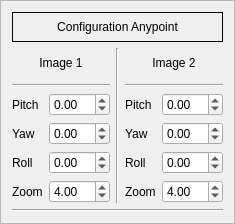
                <widget class="QFrame" name="frame_config_anypoint">
                 <property name="frameShape">
                  <enum>QFrame::StyledPanel</enum>
                 </property>
                 <property name="frameShadow">
                  <enum>QFrame::Raised</enum>
                 </property>
                 <layout class="QVBoxLayout" name="verticalLayout_21">
                  <item>
                   <widget class="QLabel" name="label_configuration">
                    <property name="minimumSize">
                     <size>
                      <width>0</width>
                      <height>30</height>
                     </size>
                    </property>
                    <property name="frameShape">
                     <enum>QFrame::Box</enum>
                    </property>
                    <property name="text">
                     <string>Configuration Anypoint</string>
                    </property>
                    <property name="alignment">
                     <set>Qt::AlignCenter</set>
                    </property>
                   </widget>
                  </item>
                  <item>
                   <layout class="QHBoxLayout" name="horizontalLayout_16">
                    <item>
                     <layout class="QGridLayout" name="gridLayout_3">
                      <item row="3" column="1">
                       <widget class="QDoubleSpinBox" name="doubleSpinBox_yaw_image1">
                        <property name="minimum">
                         <double>-90.000000000000000</double>
                        </property>
                       </widget>
                      </item>
                      <item row="0" column="0" colspan="2">
                       <widget class="QLabel" name="label_6">
                        <property name="minimumSize">
                         <size>
                          <width>0</width>
                          <height>30</height>
                         </size>
                        </property>
                        <property name="text">
                         <string>Image 1</string>
                        </property>
                        <property name="alignment">
                         <set>Qt::AlignCenter</set>
                        </property>
                       </widget>
                      </item>
                      <item row="5" column="1">
                       <widget class="QDoubleSpinBox" name="doubleSpinBox_zoom_image1">
                        <property name="minimum">
                         <double>-90.000000000000000</double>
                        </property>
                        <property name="singleStep">
                         <double>0.100000000000000</double>
                        </property>
                        <property name="value">
                         <double>4.000000000000000</double>
                        </property>
                       </widget>
                      </item>
                      <item row="3" column="0">
                       <widget class="QLabel" name="label_16">
                        <property name="text">
                         <string>Yaw</string>
                        </property>
                       </widget>
                      </item>
                      <item row="2" column="1">
                       <widget class="QDoubleSpinBox" name="doubleSpinBox_pitch_image1">
                        <property name="minimum">
                         <double>-90.000000000000000</double>
                        </property>
                       </widget>
                      </item>
                      <item row="2" column="0">
                       <widget class="QLabel" name="label_15">
                        <property name="text">
                         <string>Pitch</string>
                        </property>
                       </widget>
                      </item>
                      <item row="5" column="0">
                       <widget class="QLabel" name="label_17">
                        <property name="text">
                         <string>Zoom</string>
                        </property>
                       </widget>
                      </item>
                      <item row="1" column="0" colspan="2">
                       <widget class="Line" name="line_7">
                        <property name="minimumSize">
                         <size>
                          <width>0</width>
                          <height>0</height>
                         </size>
                        </property>
                        <property name="font">
                         <font>
                          <pointsize>16</pointsize>
                         </font>
                        </property>
                        <property name="orientation">
                         <enum>Qt::Horizontal</enum>
                        </property>
                       </widget>
                      </item>
                      <item row="4" column="0">
                       <widget class="QLabel" name="label_41">
                        <property name="text">
                         <string>Roll</string>
                        </property>
                       </widget>
                      </item>
                      <item row="4" column="1">
                       <widget class="QDoubleSpinBox" name="doubleSpinBox_roll_image1">
                        <property name="minimum">
                         <double>-90.000000000000000</double>
                        </property>
                       </widget>
                      </item>
                     </layout>
                    </item>
                    <item>
                     <widget class="Line" name="line_3">
                      <property name="orientation">
                       <enum>Qt::Vertical</enum>
                      </property>
                     </widget>
                    </item>
                    <item>
                     <layout class="QGridLayout" name="gridLayout_2">
                      <item row="3" column="1">
                       <widget class="QDoubleSpinBox" name="doubleSpinBox_yaw_image2">
                        <property name="minimum">
                         <double>-90.000000000000000</double>
                        </property>
                       </widget>
                      </item>
                      <item row="1" column="0" colspan="2">
                       <widget class="Line" name="line_8">
                        <property name="minimumSize">
                         <size>
                          <width>0</width>
                          <height>0</height>
                         </size>
                        </property>
                        <property name="font">
                         <font>
                          <pointsize>16</pointsize>
                         </font>
                        </property>
                        <property name="orientation">
                         <enum>Qt::Horizontal</enum>
                        </property>
                       </widget>
                      </item>
                      <item row="5" column="1">
                       <widget class="QDoubleSpinBox" name="doubleSpinBox_zoom_image2">
                        <property name="minimum">
                         <double>-90.000000000000000</double>
                        </property>
                        <property name="singleStep">
                         <double>0.100000000000000</double>
                        </property>
                        <property name="value">
                         <double>4.000000000000000</double>
                        </property>
                       </widget>
                      </item>
                      <item row="2" column="1">
                       <widget class="QDoubleSpinBox" name="doubleSpinBox_pitch_image2">
                        <property name="minimum">
                         <double>-90.000000000000000</double>
                        </property>
                       </widget>
                      </item>
                      <item row="0" column="0" colspan="2">
                       <widget class="QLabel" name="label_7">
                        <property name="minimumSize">
                         <size>
                          <width>0</width>
                          <height>30</height>
                         </size>
                        </property>
                        <property name="text">
                         <string>Image 2</string>
                        </property>
                        <property name="alignment">
                         <set>Qt::AlignCenter</set>
                        </property>
                       </widget>
                      </item>
                      <item row="3" column="0">
                       <widget class="QLabel" name="label_45">
                        <property name="text">
                         <string>Yaw</string>
                        </property>
                       </widget>
                      </item>
                      <item row="2" column="0">
                       <widget class="QLabel" name="label_44">
                        <property name="text">
                         <string>Pitch</string>
                        </property>
                       </widget>
                      </item>
                      <item row="4" column="0">
                       <widget class="QLabel" name="label_46">
                        <property name="text">
                         <string>Roll</string>
                        </property>
                       </widget>
                      </item>
                      <item row="5" column="0">
                       <widget class="QLabel" name="label_47">
                        <property name="text">
                         <string>Zoom</string>
                        </property>
                       </widget>
                      </item>
                      <item row="4" column="1">
                       <widget class="QDoubleSpinBox" name="doubleSpinBox_roll_image2">
                        <property name="minimum">
                         <double>-90.000000000000000</double>
                        </property>
                       </widget>
                      </item>
                     </layout>
                    </item>
                   </layout>
                  </item>
                  <item>
                   <widget class="Line" name="line_5">
                    <property name="orientation">
                     <enum>Qt::Horizontal</enum>
                    </property>
                   </widget>
                  </item>
                 </layout>
                </widget>
